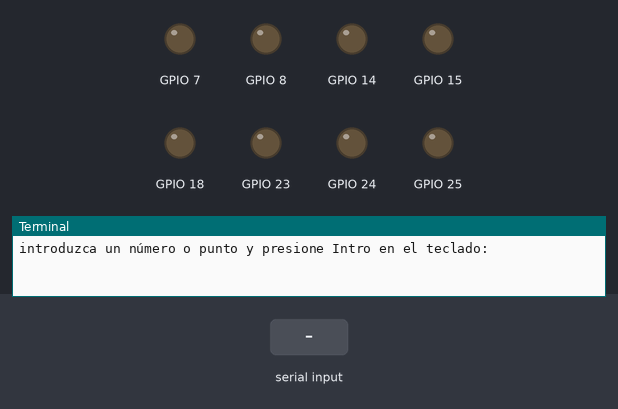
Bench run of a program on a simulated Raspberry Pi (BCM pin numbers). Shown: output pins drawn as LEDs (lit = HIGH), the last lines printed to the terminal. The test bench sets the inputs (shaded band).

Above: at 4.6 s.
4.7 s: "1" typed at the terminal, then Enter
At 5.3 s:
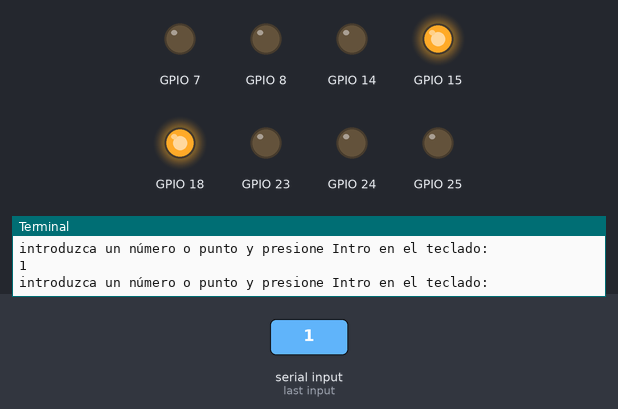
6.2 s: "2" typed at the terminal, then Enter
At 7.4 s:
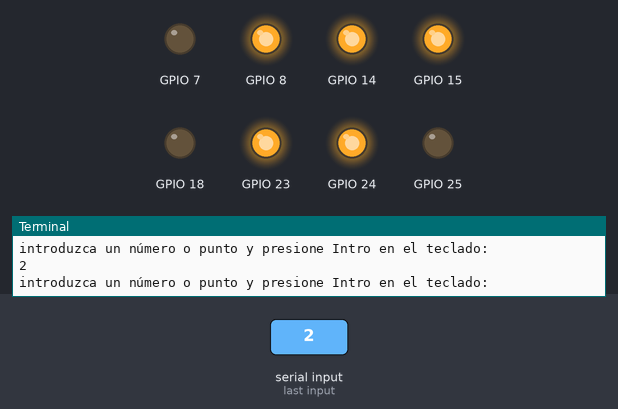
7.7 s: "3" typed at the terminal, then Enter
At 8.8 s:
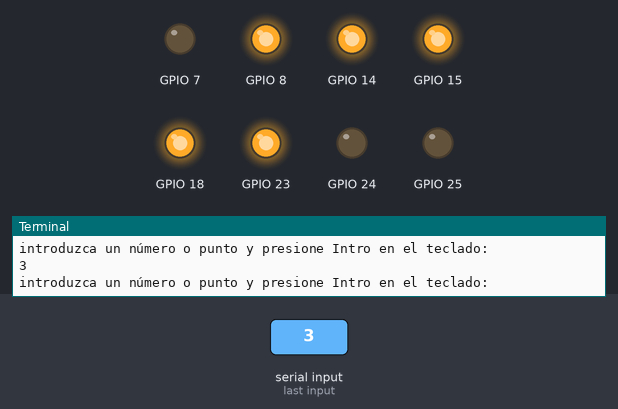
9.2 s: "4" typed at the terminal, then Enter
At 9.9 s:
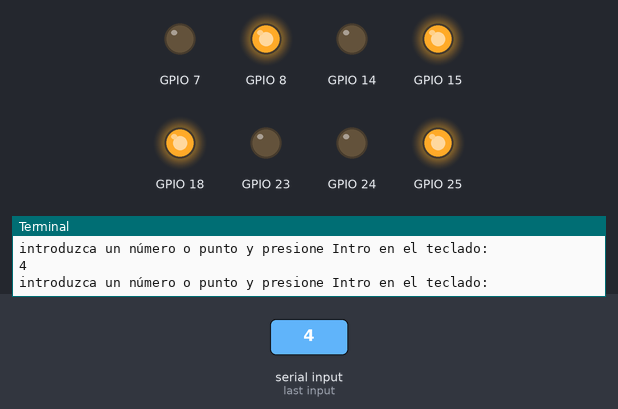
10.7 s: "5" typed at the terminal, then Enter
At 11.0 s:
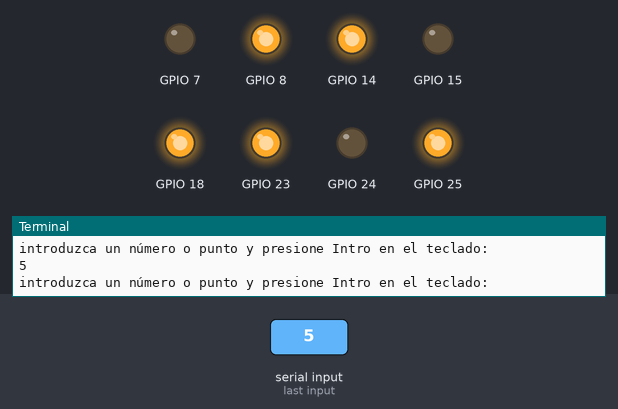
12.2 s: "6" typed at the terminal, then Enter
At 13.4 s:
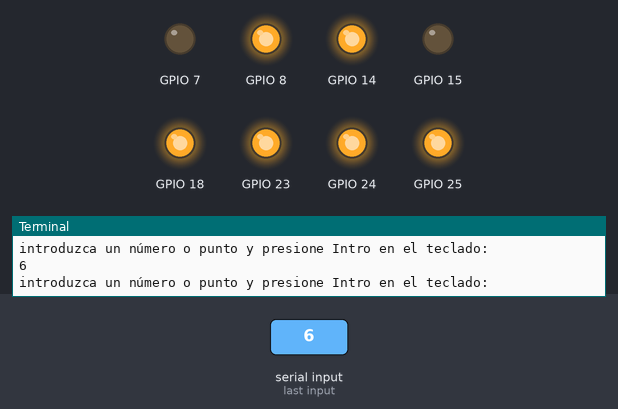
Timing chart, 0 to 14.7 s (numbered marks = the images above; inputs shaded):
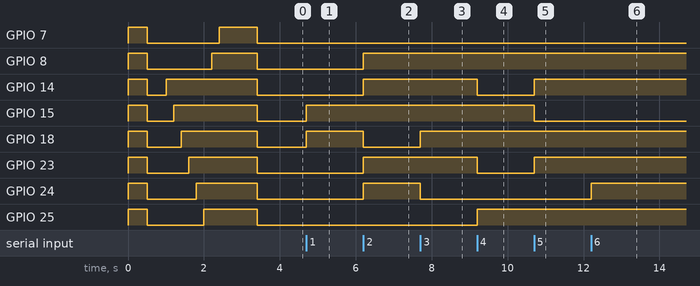

Measured:
- after the input at 4.7 s, GPIO 15, GPIO 18: LOW → HIGH at once
- after the input at 6.2 s, GPIO 8, GPIO 14, GPIO 23, GPIO 24: LOW → HIGH at once; GPIO 18: HIGH → LOW at once
- after the input at 7.7 s, GPIO 18: LOW → HIGH at once; GPIO 24: HIGH → LOW at once
- after the input at 9.2 s, GPIO 14, GPIO 23: HIGH → LOW at once; GPIO 25: LOW → HIGH at once
- after the input at 10.7 s, GPIO 14, GPIO 23: LOW → HIGH at once; GPIO 15: HIGH → LOW at once
- after the input at 12.2 s, GPIO 24: LOW → HIGH at once

The program:

2.11_ConectorGPIO_ControlarDisplay1D_7S_Directo.py
```python
#############################################
#_____https://frambuesa-pi.blogspot.com/____#
#___https://github.com/frambuesa-pi/python__#
#############################################
# importamos libreria time
import time
# importamos libreria GPIO
import RPi.GPIO as GPIO
#
# configuracion para los GPIO
# usaremos la identificacion BCM para los GPIO
GPIO.setmode(GPIO.BCM)
# desactivamos mensajes de error
GPIO.setwarnings(False)
# indicamos los puertos de salida GPIO
GPIO.setup(14, GPIO.OUT)
GPIO.setup(15, GPIO.OUT)
GPIO.setup(18, GPIO.OUT)
GPIO.setup(23, GPIO.OUT)
GPIO.setup(24, GPIO.OUT)
GPIO.setup(25, GPIO.OUT)
GPIO.setup(8, GPIO.OUT)
GPIO.setup(7, GPIO.OUT)
#
# definimos funcion que apaga o enciende todos los
# segmentos del display según el parametro
# que enviamos 0=apagar 1=encender
def INICIALIZAR_DISPLAY(estado):
    # si enviamos 0 apagamos los segmentos
    if estado == 0:
        GPIO.output(14, False)
        GPIO.output(15, False)
        GPIO.output(18, False)
        GPIO.output(23, False)
        GPIO.output(24, False)
        GPIO.output(25, False)
        GPIO.output(8, False)
        GPIO.output(7, False)
    else: # si enviamos 1 encendemos los segmentos
        GPIO.output(14, True)
        GPIO.output(15, True)
        GPIO.output(18, True)
        GPIO.output(23, True)
        GPIO.output(24, True)
        GPIO.output(25, True)
        GPIO.output(8, True)
        GPIO.output(7, True)
#
# definimos funcion para hacer un test del display
# enciende uno a uno los segmentos con un
# retraso indicado por el parametro demora
def TEST_DISPLAY(demora):
    # aparagamos todos los segmentos
    INICIALIZAR_DISPLAY(0)
    # los encendemos uno a uno
    GPIO.output(14, True)
    time.sleep(demora)
    GPIO.output(15, True)
    time.sleep(demora)
    GPIO.output(18, True)
    time.sleep(demora)
    GPIO.output(23, True)
    time.sleep(demora)
    GPIO.output(24, True)
    time.sleep(demora)
    GPIO.output(25, True)
    time.sleep(demora)
    GPIO.output(8, True)
    time.sleep(demora)
    GPIO.output(7, True)
#
# definimos funcion que recibe un parametro que debe ser
# un número o un punto y enciende los segmentos
# correspondientes del display
def PRINT_DISPLAY(digito):
    INICIALIZAR_DISPLAY(0) # apagamos todos los segmentos
    # activamos los segmentos para cada número
    if digito== "0": # numero 0
        GPIO.output(14, True) # segmento a
        GPIO.output(15, True) # segmento b
        GPIO.output(18, True) # segmento c
        GPIO.output(23, True) # segmento d
        GPIO.output(24, True) # segmento e
        GPIO.output(25, True) # segmento f
    elif digito== "1": # numero 1
        GPIO.output(15, True) # segmento b
        GPIO.output(18, True) # segmento c
    elif digito== "2": # numero 2
        GPIO.output(14, True) # segmento a
        GPIO.output(15, True) # segmento b
        GPIO.output(23, True) # segmento d
        GPIO.output(24, True) # segmento e
        GPIO.output(8, True) # segmento g
    elif digito== "3": # numero 3
        GPIO.output(14, True) # segmento a
        GPIO.output(15, True) # segmento b
        GPIO.output(18, True) # segmento c
        GPIO.output(23, True) # segmento d
        GPIO.output(8, True) # segmento g
    elif digito== "4": # numero 4
        GPIO.output(15, True) # segmento b
        GPIO.output(18, True) # segmento c
        GPIO.output(25, True) # segmento f
        GPIO.output(8, True) # segmento g
    elif digito== "5": # numero 5
        GPIO.output(14, True) # segmento a
        GPIO.output(18, True) # segmento c
        GPIO.output(23, True) # segmento d
        GPIO.output(25, True) # segmento f
        GPIO.output(8, True) # segmento g
    elif digito== "6": # numero 6
        GPIO.output(14, True) # segmento a
        GPIO.output(18, True) # segmento c
        GPIO.output(23, True) # segmento d
        GPIO.output(24, True) # segmento e
        GPIO.output(25, True) # segmento f
        GPIO.output(8, True) # segmento g
    elif digito== "7": # numero 7
        GPIO.output(14, True) # segmento a
        GPIO.output(15, True) # segmento b
        GPIO.output(18, True) # segmento c
    elif digito== "8": # numero 8
        GPIO.output(14, True) # segmento a
        GPIO.output(15, True) # segmento b
        GPIO.output(18, True) # segmento c
        GPIO.output(23, True) # segmento d
        GPIO.output(24, True) # segmento e
        GPIO.output(25, True) # segmento f
        GPIO.output(8, True) # segmento g
    elif digito== "9": # numero 9
        GPIO.output(14, True) # segmento a
        GPIO.output(15, True) # segmento b
        GPIO.output(18, True) # segmento c
        GPIO.output(23, True) # segmento d
        GPIO.output(25, True) # segmento f
        GPIO.output(8, True) # segmento g
    elif digito== ".": # DP (punto decimal)
        GPIO.output(7, True) # segmento DP
#
# Codigo para ejecutar las funciones
# con la siguiente funcion encendemos todos segmentos
INICIALIZAR_DISPLAY(1)
# damos un tiempo de espera
time.sleep(0.5)
# con la siguiente funcion apagamos todos los segmentos
INICIALIZAR_DISPLAY(0)
#damos un tiempo de espera
time.sleep(0.5)
# llamamos a la funcion que enciende los segmentos
# uno a uno con un tiempo de espera
TEST_DISPLAY(0.2)
#damos un tiempo de espera de un segundo
time.sleep(1)
# con la siguiente funcion apagamos todos los segmentos
INICIALIZAR_DISPLAY(0)
# con el siguente bucle infinito podemos introducir un
# numero o un punto y al hacer intro aparecera en el
# display
while (True):
    # mensaje para el usuario
    tecla=input("introduzca un número o punto y presione Intro en el teclado: ")
    # llamamos a la funcion que ilumina los segmentos
    PRINT_DISPLAY(tecla)
```
